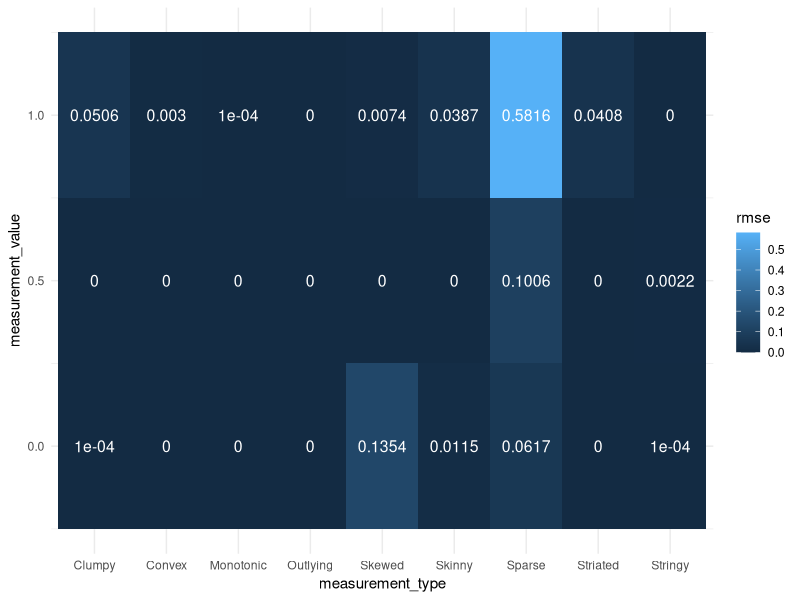

The R source for this figure:
library(tidyverse)
library(here)

df <- read_csv(here("experiment","experiment_results.csv"))

df %>%
  ggplot(aes(x = measurement_type,y = measurement_value),color="white") +
  geom_tile(aes(fill = rmse)) +
  geom_text(aes(label = round(rmse,4)),color = "white",size = 4) +
  theme_minimal()
